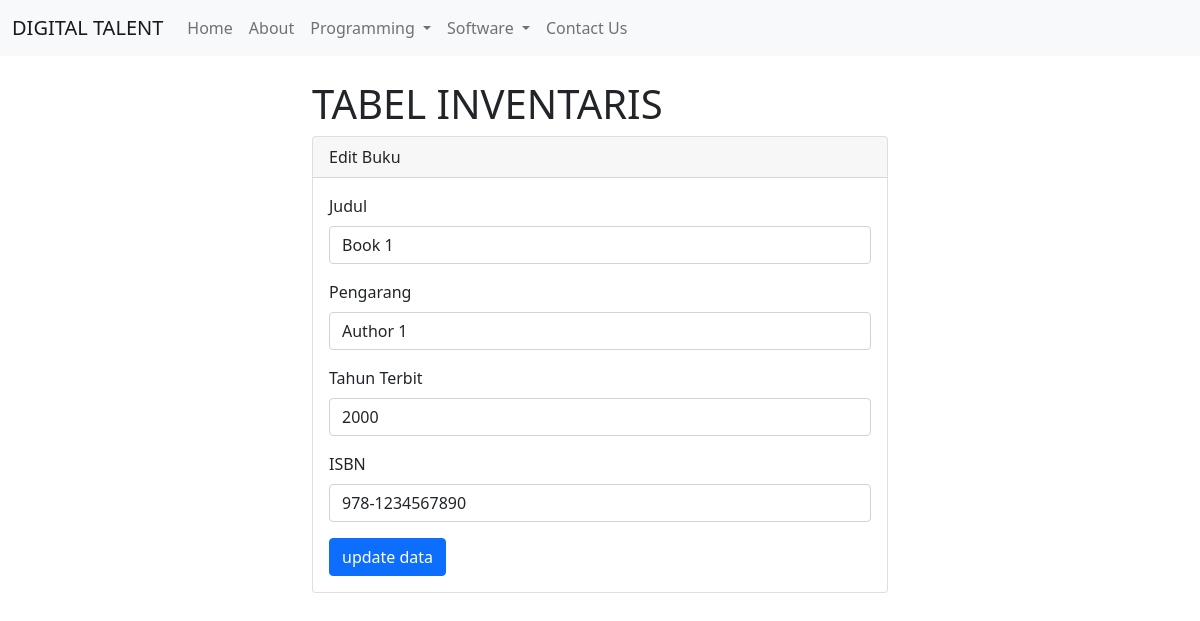
/edit.php?id_buku=1, run on the app's committed database.
### tables this page shows
CREATE TABLE `perpustakaan` (
  `id_buku` int(11) NOT NULL,
  `judul` varchar(255) DEFAULT NULL,
  `pengarang` varchar(255) DEFAULT NULL,
  `tahun_terbit` varchar(255) DEFAULT NULL,
  `isbn` varchar(255) DEFAULT NULL
);

### edit.php (the view, shortened to what this page needs)
<!DOCTYPE html>
<html lang="en">
<head>
    <link rel="stylesheet" href="assets/css/bootstrap.min.css">
</head>
<body>
<nav class="navbar navbar-expand-lg navbar-light bg-light">
  <div class="container-fluid">
    <a class="navbar-brand" href="index.php">DIGITAL TALENT</a>
    <div class="collapse navbar-collapse" id="navbarSupportedContent">
      <ul class="navbar-nav me-auto mb-2 mb-lg-0">
        <li class="nav-item">
          <a class="nav-link" aria-current="page" href="index.php">Home</a>
        </li>
        <li class="nav-item">
          <a class="nav-link" href="#">About</a>
        </li>
        <li class="nav-item dropdown">
          <a class="nav-link dropdown-toggle" href="#" id="navbarDropdown" role="button" data-bs-toggle="dropdown" aria-expanded="false">
            Programming
          </a>
        </li>
        <li class="nav-item dropdown">
          <a class="nav-link dropdown-toggle" href="#" id="navbarDropdown" role="button" data-bs-toggle="dropdown" aria-expanded="false">
            Software
          </a>
        </li>
        <li class="nav-item">
          <a class="nav-link" href="#" tabindex="-1" aria-disabled="true">Contact Us</a>
        </li>
      </ul>
    </div>
  </div>
</nav>
    <div class="container col-md-6 mt-4">
        <h1>TABEL INVENTARIS</h1>
        <div class="card">
            <div class="card-header">
                Edit Buku
            </div>
            <div class="card-body">
                <?php
                    include('conn.php');
                    $id_buku = $_GET['id_buku'];
                    $data = mysqli_query($koneksi, "SELECT * FROM perpustakaan WHERE id_buku = '$id_buku';");
                    $row = mysqli_fetch_assoc($data);
                ?>
                <form action="" method="post" role="form" onsubmit="return validateForm();">
                    <div class="mb-3">
                        <label for="judul" class="form-label">Judul</label>
                        <input type="text" class="form-control" id="judul" name="judul" placeholder="masukan nama" value="<?= $row['judul'] ?>">
                    </div>
                    <div class="mb-3">
                      <label for="pengarang" class="form-label">Pengarang</label>
                      <input type="text" class="form-control" id="pengarang" name="pengarang" placeholder="masukan nama pengarang" value="<?= $row['pengarang']; ?>">
                    </div>
                    <div class="mb-3">
                      <label for="tahun_terbit" class="form-label">Tahun Terbit</label>
                      <input type="text" class="form-control" id="tahun_terbit" name="tahun_terbit" placeholder="masukan tahun terbit" value="<?= $row['tahun_terbit'] ?>">
                    </div>
                    <div class="mb-3">
                      <label for="isbn" class="form-label">ISBN</label>
                      <input type="text" class="form-control" id="isbn" name="isbn" placeholder="masukan ISBN" value="<?= $row['isbn'] ?>">
                    </div>
                    <button type="submit" class="btn btn-primary" name="submit" value="simpan">update data</button>
                </form>
            </div>
        </div>
    </div>
</body>
</html>

### data on the page
perpustakaan: judul "Book 1", pengarang "Author 1", tahun_terbit "2000", isbn "978-1234567890"
